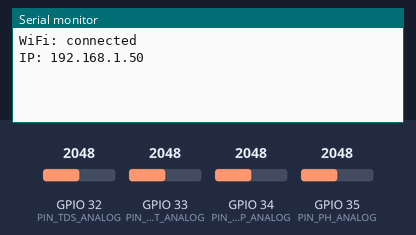
Recording of a sketch running on a simulated ESP32. Parts: the last lines printed to the serial monitor. The test bench sets the inputs (shaded band); at power-on: GPIO 32 (PIN_TDS_ANALOG) = 2048, GPIO 33 (PIN_LIGHT_ANALOG) = 2048, GPIO 34 (PIN_TEMP_ANALOG) = 2048, GPIO 35 (PIN_PH_ANALOG) = 2048 (analog values on the 0–4095 scale). WiFi joins after 1.5 s; servers stay silent unless stated; uploads are accepted with an empty reply.

Above: at 2.9 s.
3.0 s: GPIO 32 (PIN_TDS_ANALOG) set to 2866
At 5.7 s:
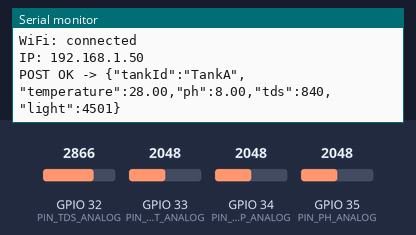
11.7 s: GPIO 33 (PIN_LIGHT_ANALOG) set to 2866
At 15.9 s:
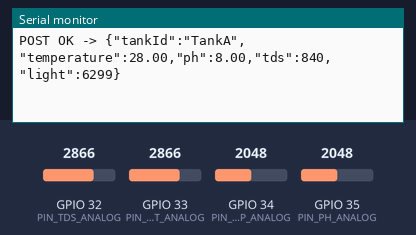
18.5 s: GPIO 34 (PIN_TEMP_ANALOG) set to 2866
At 21.5 s:
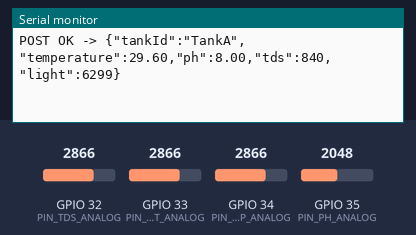
25.3 s: GPIO 35 (PIN_PH_ANALOG) set to 2866
At 26.0 s:
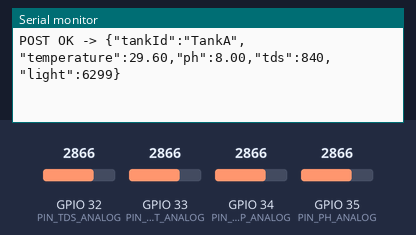
32.1 s: GPIO 32 (PIN_TDS_ANALOG) set to 3972
At 36.1 s:
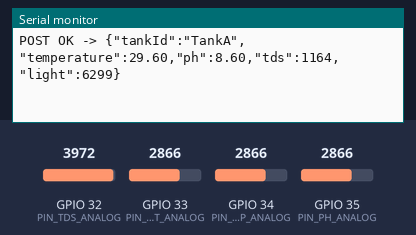
38.9 s: GPIO 33 (PIN_LIGHT_ANALOG) set to 3972
At 41.8 s:
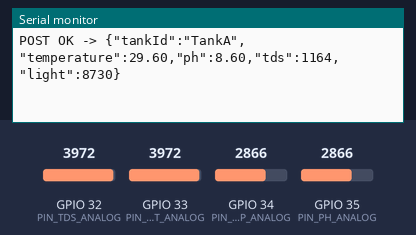
Timing chart, 0 to 43.3 s (numbered marks = the images above; inputs shaded):
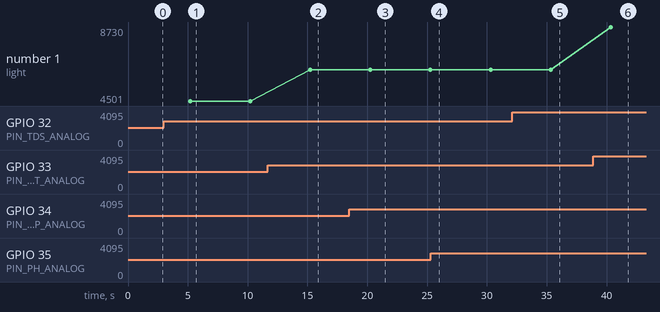

The sketch:

seaweed_esp32.ino
```cpp
#include <WiFi.h>
#include <HTTPClient.h>

// =========================
// USER CONFIG
// =========================
const char* WIFI_SSID = "YOUR_WIFI_SSID";
const char* WIFI_PASS = "YOUR_WIFI_PASSWORD";

// Backend endpoint (use your PC IP on the same network, NOT localhost)
// Example: "http://192.168.1.50:4000/api/sensor-data"
const char* BACKEND_URL = "http://YOUR_PC_IP:4000/api/sensor-data";

// Tank ID must match backend allowed enum: TankA, TankB, TankC
const char* TANK_ID = "TankA";

// Send interval
const unsigned long POST_INTERVAL_MS = 5000;

// =========================
// SENSOR PINS (PLACEHOLDER)
// =========================
// Replace these with your real wiring and conversion formulas.
// Many pH/TDS probes use analog interface modules.
const int PIN_TEMP_ANALOG = 34;   // optional placeholder
const int PIN_PH_ANALOG = 35;     // pH module analog out
const int PIN_TDS_ANALOG = 32;    // TDS module analog out
const int PIN_LIGHT_ANALOG = 33;  // LDR/photodiode analog out

unsigned long lastPostMs = 0;

static float readAnalogVoltage(int pin) {
  int raw = analogRead(pin); // 0..4095 on ESP32 (default)
  return (raw / 4095.0f) * 3.3f;
}

// The functions below are *example conversions*.
// You must calibrate with your exact sensors to get accurate readings.

static float readTemperatureC() {
  // Placeholder: simulate ~26–30°C based on analog voltage.
  float v = readAnalogVoltage(PIN_TEMP_ANALOG);
  return 24.0f + (v / 3.3f) * 8.0f;
}

static float readPh() {
  // Placeholder: map voltage to ~6.5–9.5 pH (NOT calibrated).
  float v = readAnalogVoltage(PIN_PH_ANALOG);
  return 6.5f + (v / 3.3f) * 3.0f;
}

static float readTdsPpm() {
  // Placeholder: map voltage to 0–1200 ppm (NOT calibrated).
  float v = readAnalogVoltage(PIN_TDS_ANALOG);
  return (v / 3.3f) * 1200.0f;
}

static float readLightLux() {
  // Placeholder: map voltage to 0–9000 lux (NOT calibrated).
  float v = readAnalogVoltage(PIN_LIGHT_ANALOG);
  return (v / 3.3f) * 9000.0f;
}

static String buildJson(const char* tankId, float temperature, float ph, float tds, float light) {
  // Build JSON without ArduinoJson dependency
  String payload = "{";
  payload += "\"tankId\":\""; payload += tankId; payload += "\",";
  payload += "\"temperature\":"; payload += String(temperature, 2); payload += ",";
  payload += "\"ph\":"; payload += String(ph, 2); payload += ",";
  payload += "\"tds\":"; payload += String(tds, 0); payload += ",";
  payload += "\"light\":"; payload += String(light, 0);
  payload += "}";
  return payload;
}

static void ensureWifi() {
  if (WiFi.status() == WL_CONNECTED) return;

  WiFi.mode(WIFI_STA);
  WiFi.begin(WIFI_SSID, WIFI_PASS);

  unsigned long start = millis();
  while (WiFi.status() != WL_CONNECTED && millis() - start < 20000) {
    delay(250);
  }
}

static bool postSensorData(const String& json) {
  if (WiFi.status() != WL_CONNECTED) return false;

  HTTPClient http;
  http.begin(BACKEND_URL);
  http.addHeader("Content-Type", "application/json");

  int code = http.POST((uint8_t*)json.c_str(), json.length());
  http.end();

  return (code >= 200 && code < 300);
}

void setup() {
  Serial.begin(115200);
  delay(200);

  // ESP32 ADC setup (optional)
  analogReadResolution(12); // 0..4095

  ensureWifi();
  Serial.print("WiFi: ");
  Serial.println(WiFi.status() == WL_CONNECTED ? "connected" : "not connected");
  if (WiFi.status() == WL_CONNECTED) {
    Serial.print("IP: ");
    Serial.println(WiFi.localIP());
  }
}

void loop() {
  ensureWifi();

  unsigned long now = millis();
  if (now - lastPostMs < POST_INTERVAL_MS) {
    delay(50);
    return;
  }
  lastPostMs = now;

  float temperature = readTemperatureC();
  float ph = readPh();
  float tds = readTdsPpm();
  float light = readLightLux();

  String json = buildJson(TANK_ID, temperature, ph, tds, light);
  bool ok = postSensorData(json);

  Serial.print("POST ");
  Serial.print(ok ? "OK" : "FAIL");
  Serial.print(" -> ");
  Serial.println(json);
}
```

Measured:
- after the input at 3.0 s, the serial monitor: prints a new line after 2.2 s (image 1)
- after the input at 11.7 s, the serial monitor: prints a new line after 3.6 s (image 2)
- after the input at 18.5 s, the serial monitor: prints a new line after 1.8 s (image 3)
- after the input at 32.1 s, the serial monitor: prints a new line after 3.2 s (image 5)
- after the input at 38.9 s, the serial monitor: prints a new line after 1.4 s (image 6)
- plotted number 1: 4501 → 6299 after the input at 11.7 s, 6299 → 8730 after the input at 38.9 s
